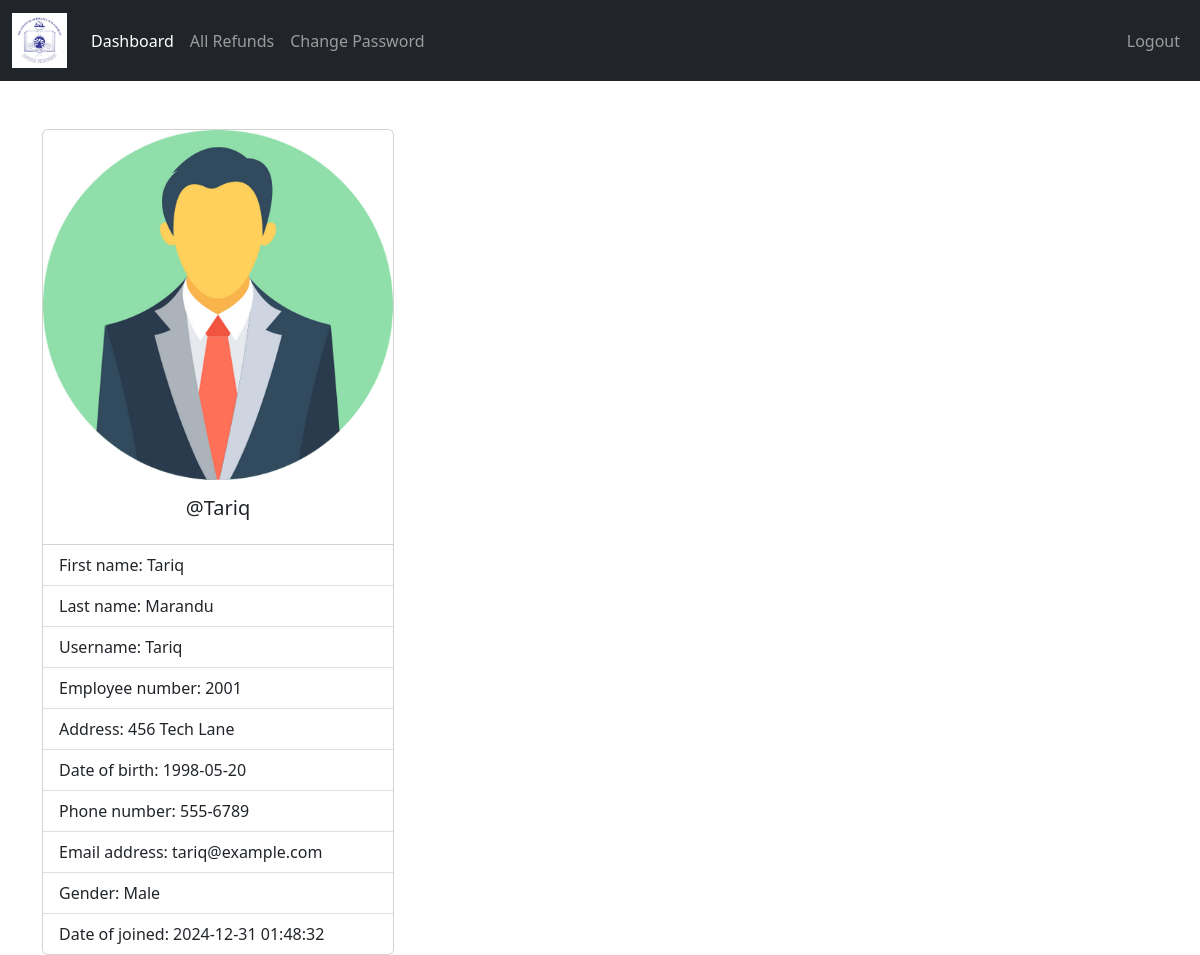
The page /Accountant/index.php (signed in) on the database its author committed.
### tables this page shows
CREATE TABLE `teachers` (
  `teacher_id` int(11) NOT NULL,
  `username` varchar(127) NOT NULL,
  `password` varchar(255) NOT NULL,
  `class` varchar(31) NOT NULL,
  `fname` varchar(127) NOT NULL,
  `lname` varchar(127) NOT NULL,
  `subjects` varchar(31) NOT NULL,
  `address` varchar(31) NOT NULL,
  `employee_number` int(11) NOT NULL,
  `date_of_birth` date DEFAULT NULL,
  `phone_number` varchar(31) NOT NULL,
  `qualification` varchar(127) NOT NULL,
  `gender` varchar(7) NOT NULL,
  `email_address` varchar(255) NOT NULL,
  `date_of_joined` datetime NOT NULL DEFAULT current_timestamp()
);

### Accountant/data/teacher.php (called while the page is built)
<?php
function getTeacherById($teacher_id, $conn){
   $sql = "SELECT * FROM teachers
           WHERE teacher_id=?";
   $stmt = $conn->prepare($sql);
   $stmt->execute([$teacher_id]);
   if ($stmt->rowCount() == 1) {
     $teacher = $stmt->fetch();
     return $teacher;
   }else {
    return 0;
   }
}

### Accountant/index.php (the view, shortened to what this page needs)
<?php
if (isset($_SESSION['teacher_id']) &&
    isset($_SESSION['role'])) {
    if ($_SESSION['role'] == 'Teacher') {
       include "../DB_connection.php";
       include "data/teacher.php";
       $teacher_id = $_SESSION['teacher_id'];
       $teacher = getTeacherById($teacher_id, $conn);
 ?>
<!DOCTYPE html>
<html lang="en">
<head>
	<link rel="stylesheet" href="https://cdn.jsdelivr.net/npm/bootstrap@5.2.0/dist/css/bootstrap.min.css">
	<link rel="stylesheet" href="../css/style.css">
  <link rel="stylesheet" href="https://cdnjs.cloudflare.com/ajax/libs/font-awesome/4.7.0/css/font-awesome.min.css">
</head>
<body>
    <?php
        include "inc/navbar.php";
        if ($teacher != 0) {
     ?>
     <div class="container mt-5">
         <div class="card" style="width: 22rem;">
          <img src="../img/teacher-<?=$teacher['gender']?>.png" class="card-img-top" alt="...">
          <div class="card-body">
            <h5 class="card-title text-center">@<?=$teacher['username']?></h5>
          </div>
          <ul class="list-group list-group-flush">
            <li class="list-group-item">First name: <?=$teacher['fname']?></li>
            <li class="list-group-item">Last name: <?=$teacher['lname']?></li>
            <li class="list-group-item">Username: <?=$teacher['username']?></li>
            <li class="list-group-item">Employee number: <?=$teacher['employee_number']?></li>
            <li class="list-group-item">Address: <?=$teacher['address']?></li>
            <li class="list-group-item">Date of birth: <?=$teacher['date_of_birth']?></li>
            <li class="list-group-item">Phone number: <?=$teacher['phone_number']?></li>
            <li class="list-group-item">Email address: <?=$teacher['email_address']?></li>
            <li class="list-group-item">Gender: <?=$teacher['gender']?></li>
            <li class="list-group-item">Date of joined: <?=$teacher['date_of_joined']?></li>
          </ul>
        </div>
     </div>
     <?php
        }else {
          header("Location: logout.php?error=An error occurred");
          exit;
        }
     ?>
</body>
</html>
<?php
  }else {
    header("Location: ../login.php");
    exit;
  }
}else {
	header("Location: ../login.php");
	exit;
}
?>

### rows shown on the page
teachers: gender (picture), username "Tariq", fname "Tariq", lname "Marandu", employee_number "2001", address "456 Tech Lane", date_of_birth "1998-05-20", phone_number "555-6789", email_address "tariq@example.com", gender "Male", date_of_joined "2024-12-31 01:48:32"
